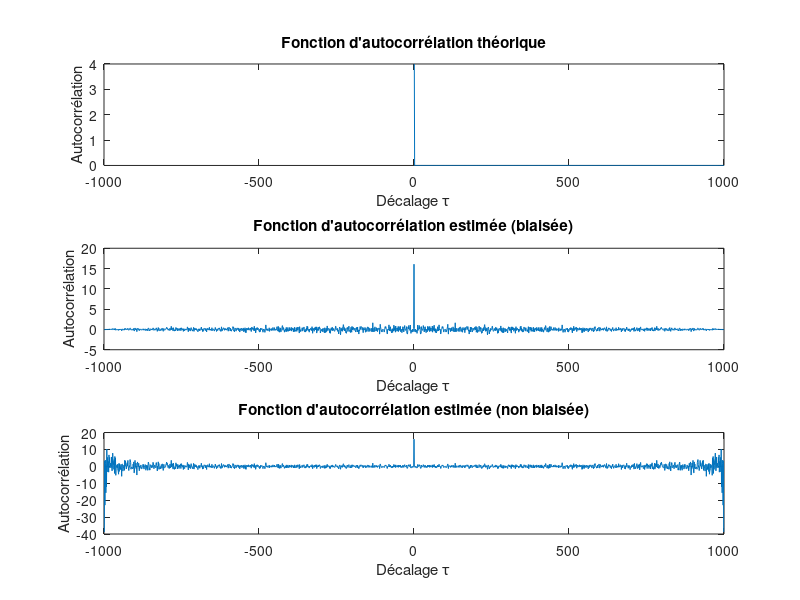
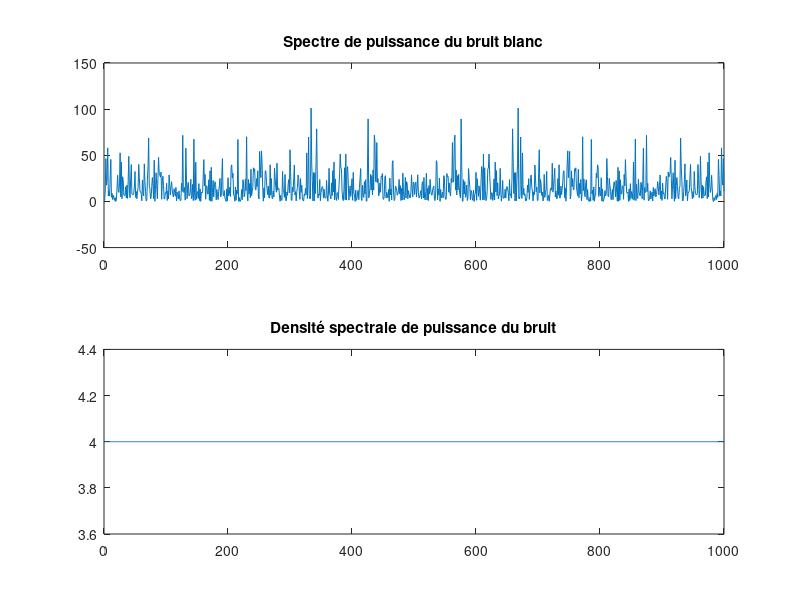
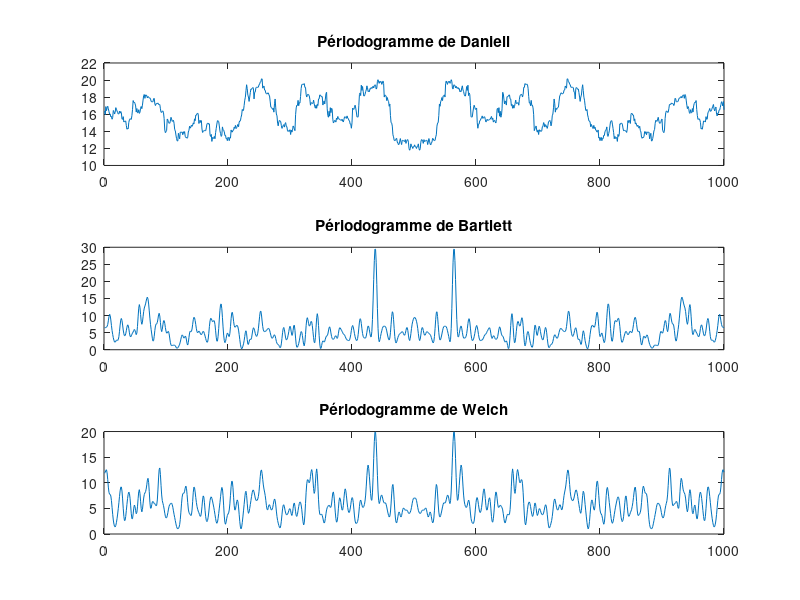
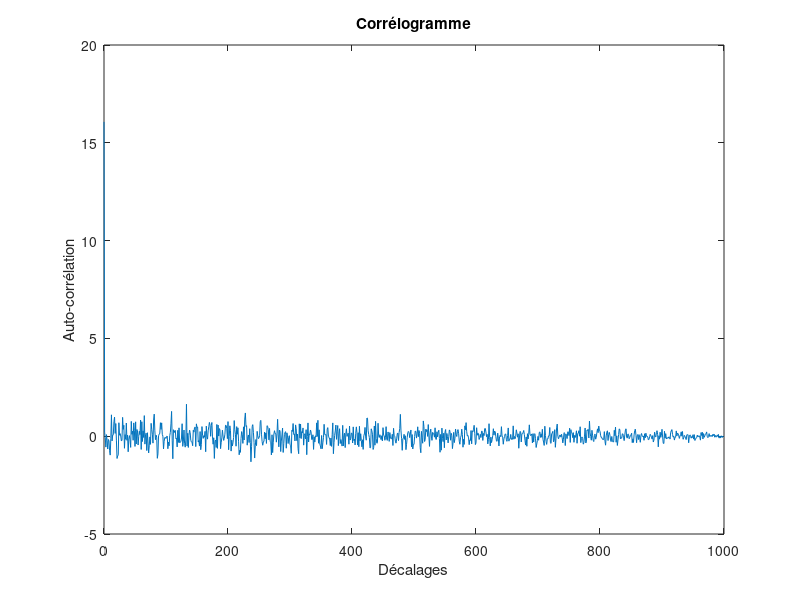

Write the MATLAB code that produced these figures, in order.
%% MOREL TOM KEGL NOEMIE groupe 4
clear; close all; clc;

%% Initialisation

sigma2 = 4;
N = 1000;
b = randn(N,1)*sigma2;

windowSize = 50;
halfWindow = floor(windowSize / 2);
segmentLength = 256;
overlap = 128;
dirac = zeros(1,N);
dirac(1) = 1;

correlogramme = zeros(1,N);

%% Code

% Estimateurs et spectres de puissance
% Fonction d'autocorrélation théorique
autocorrelation_theorique = sigma2 * dirac;

% Estimateur 1 : Fonction d'autocorrélation empirique
[autocorrelation_estimee1, lags] = xcorr(b, 'biased');

% Estimateur 2 : Fonction d'autocorrélation biaisée
[autocorrelation_estimee2, lags2] = xcorr(b, 'unbiased');

% Estimateur 3 : Fonction d'autocorrélation sans biais (biais retiré)
autocorrelation_estimee3 = xcorr(b, 'coeff');

% Spectre de puissance du bruit blanc
spectre_puissance = fftshift(abs(fft(b)).^2) / N;

% Densité spectrale de puissance du bruit
densite_spectrale_puissance = sigma2 * ones(1, N);

%Periodigrammes

% Lissage pour le Périodogramme de Daniell
daniell = zeros(size(spectre_puissance));
for k = 1:N
    startIdx = max(k - halfWindow, 1);
    endIdx = min(k + halfWindow, N);
    daniell(k) = mean(spectre_puissance(startIdx:endIdx));
end

% Périodogramme de Bartlett
numSegments = floor(length(b) / segmentLength);
Pxx_Bartlett = zeros(N, 1);
for k = 1:numSegments
    segment = b((k-1)*segmentLength + 1:k*segmentLength);
    windowed = hamming(segmentLength).*segment;
    fftSegment = fft(windowed, N);
    Pxx_Bartlett = Pxx_Bartlett + abs(fftSegment).^2;
end
Pxx_Bartlett = Pxx_Bartlett / (segmentLength * numSegments);

% Périodogramme de Welch
step = segmentLength - overlap;
numSegments = 1 + floor((length(b) - segmentLength) / step);
Pxx_Welch = zeros(N, 1);
for k = 0:numSegments-1
    segment = b(k*step + 1:k*step + segmentLength);
    windowed = hamming(segmentLength).*segment;
    fftSegment = fft(windowed, N);
    Pxx_Welch = Pxx_Welch + abs(fftSegment).^2;
end
Pxx_Welch = Pxx_Welch / (segmentLength * numSegments);

% Convert to 'twosided' spectrum if needed
Pxx_Bartlett = [Pxx_Bartlett(N/2+1:end); Pxx_Bartlett(1:N/2)];
Pxx_Welch = [Pxx_Welch(N/2+1:end); Pxx_Welch(1:N/2)];


% Calcul de l'auto-corrélation pour différents décalages
auto_correlation = xcorr(b, 'biased');
correlogramme = auto_correlation(N:end);


%% Affichage

figure;

% Fonction d'autocorrélation théorique
subplot(3,1,1);
plot(autocorrelation_theorique);
xlim([-1000 1000]);
title('Fonction d''autocorrélation théorique');
xlabel('Décalage \tau'); 
ylabel('Autocorrélation');

% Fonction d'autocorrélation estimée (biaisée)
subplot(3,1,2);
plot(lags, autocorrelation_estimee1);

title('Fonction d''autocorrélation estimée (biaisée)');
xlabel('Décalage \tau'); 
ylabel('Autocorrélation'); 

% Fonction d'autocorrélation estimée (sans biais)
subplot(3,1,3);
plot(lags2, autocorrelation_estimee2);

title('Fonction d''autocorrélation estimée (non biaisée)');
xlabel('Décalage \tau');
ylabel('Autocorrélation');

figure;

subplot(2,1,1);
plot(spectre_puissance);
title('Spectre de puissance du bruit blanc');
ylim([-50 150]);

subplot(2,1,2);
plot(densite_spectrale_puissance);
title('Densité spectrale de puissance du bruit');

% Comparaison
figure;
subplot(3,1,1);
plot(daniell);
title('Périodogramme de Daniell');

subplot(3,1,2);
plot(Pxx_Bartlett);
title('Périodogramme de Bartlett');

subplot(3,1,3);
plot(Pxx_Welch);
title('Périodogramme de Welch');

% Tracer le corrélogramme
figure;
lags = 0:N-1; % Vecteur des décalages
plot(lags, correlogramme);
xlabel('Décalages');
ylabel('Auto-corrélation');
title('Corrélogramme');
